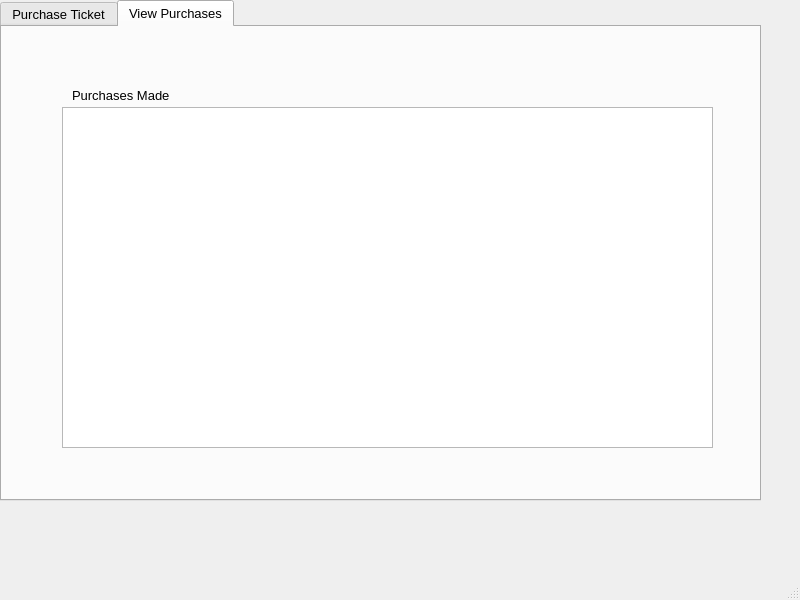
<?xml version="1.0" encoding="UTF-8"?>
<ui version="4.0">
 <class>ticketPurchase</class>
 <widget class="QMainWindow" name="ticketPurchase">
  <property name="geometry">
   <rect>
    <x>0</x>
    <y>0</y>
    <width>800</width>
    <height>600</height>
   </rect>
  </property>
  <property name="font">
   <font>
    <family>Arial</family>
    <pointsize>10</pointsize>
   </font>
  </property>
  <property name="windowTitle">
   <string>Ticket Purchase</string>
  </property>
  <widget class="QWidget" name="centralwidget">
   <widget class="QTabWidget" name="tbMainTab">
    <property name="geometry">
     <rect>
      <x>0</x>
      <y>0</y>
      <width>761</width>
      <height>501</height>
     </rect>
    </property>
    <property name="font">
     <font>
      <weight>50</weight>
      <bold>false</bold>
     </font>
    </property>
    <property name="currentIndex">
     <number>1</number>
    </property>
    <widget class="QWidget" name="tbTicketPurchase">
     <attribute name="title">
      <string>Purchase Ticket</string>
     </attribute>
     <widget class="QLabel" name="lblName">
      <property name="geometry">
       <rect>
        <x>150</x>
        <y>50</y>
        <width>60</width>
        <height>16</height>
       </rect>
      </property>
      <property name="font">
       <font>
        <family>Arial</family>
        <pointsize>10</pointsize>
       </font>
      </property>
      <property name="text">
       <string>Enter Name</string>
      </property>
     </widget>
     <widget class="QLineEdit" name="txtName">
      <property name="geometry">
       <rect>
        <x>220</x>
        <y>50</y>
        <width>113</width>
        <height>21</height>
       </rect>
      </property>
     </widget>
     <widget class="QLabel" name="lblAge">
      <property name="geometry">
       <rect>
        <x>150</x>
        <y>90</y>
        <width>60</width>
        <height>16</height>
       </rect>
      </property>
      <property name="font">
       <font>
        <family>Arial</family>
        <pointsize>10</pointsize>
       </font>
      </property>
      <property name="text">
       <string>Enter Age</string>
      </property>
     </widget>
     <widget class="QLineEdit" name="txtAge">
      <property name="geometry">
       <rect>
        <x>220</x>
        <y>90</y>
        <width>113</width>
        <height>21</height>
       </rect>
      </property>
     </widget>
     <widget class="QLabel" name="lblTicketType">
      <property name="geometry">
       <rect>
        <x>150</x>
        <y>150</y>
        <width>111</width>
        <height>16</height>
       </rect>
      </property>
      <property name="font">
       <font>
        <family>Arial</family>
        <pointsize>10</pointsize>
       </font>
      </property>
      <property name="text">
       <string>Select ticket type</string>
      </property>
     </widget>
     <widget class="QComboBox" name="cmbTicketType">
      <property name="geometry">
       <rect>
        <x>250</x>
        <y>150</y>
        <width>121</width>
        <height>26</height>
       </rect>
      </property>
      <item>
       <property name="text">
        <string>Toplevel</string>
       </property>
      </item>
      <item>
       <property name="text">
        <string>Midlevel</string>
       </property>
      </item>
      <item>
       <property name="text">
        <string>Courtside</string>
       </property>
      </item>
     </widget>
     <widget class="QPushButton" name="btnCalculate">
      <property name="geometry">
       <rect>
        <x>120</x>
        <y>270</y>
        <width>113</width>
        <height>32</height>
       </rect>
      </property>
      <property name="font">
       <font>
        <family>Arial</family>
        <pointsize>10</pointsize>
       </font>
      </property>
      <property name="text">
       <string>Calculate Cost</string>
      </property>
     </widget>
     <widget class="QPushButton" name="btnPurchase">
      <property name="geometry">
       <rect>
        <x>240</x>
        <y>270</y>
        <width>113</width>
        <height>32</height>
       </rect>
      </property>
      <property name="font">
       <font>
        <family>Arial</family>
        <pointsize>10</pointsize>
       </font>
      </property>
      <property name="text">
       <string>Purchase Tickets</string>
      </property>
     </widget>
     <widget class="QPushButton" name="btnClear">
      <property name="geometry">
       <rect>
        <x>360</x>
        <y>270</y>
        <width>113</width>
        <height>32</height>
       </rect>
      </property>
      <property name="font">
       <font>
        <family>Arial</family>
        <pointsize>10</pointsize>
       </font>
      </property>
      <property name="text">
       <string>Clear </string>
      </property>
     </widget>
     <widget class="QPushButton" name="btnExit">
      <property name="geometry">
       <rect>
        <x>480</x>
        <y>270</y>
        <width>113</width>
        <height>32</height>
       </rect>
      </property>
      <property name="font">
       <font>
        <family>Arial</family>
        <pointsize>10</pointsize>
       </font>
      </property>
      <property name="text">
       <string>Exit</string>
      </property>
     </widget>
     <widget class="QLabel" name="lblCost">
      <property name="geometry">
       <rect>
        <x>140</x>
        <y>210</y>
        <width>91</width>
        <height>16</height>
       </rect>
      </property>
      <property name="font">
       <font>
        <family>Arial</family>
        <pointsize>10</pointsize>
       </font>
      </property>
      <property name="text">
       <string>Cost of transaction</string>
      </property>
     </widget>
     <widget class="QLineEdit" name="txtCost">
      <property name="geometry">
       <rect>
        <x>240</x>
        <y>210</y>
        <width>113</width>
        <height>21</height>
       </rect>
      </property>
      <property name="readOnly">
       <bool>true</bool>
      </property>
     </widget>
     <widget class="QGroupBox" name="grpNumberOfTickets">
      <property name="geometry">
       <rect>
        <x>390</x>
        <y>129</y>
        <width>141</width>
        <height>61</height>
       </rect>
      </property>
      <property name="title">
       <string>Select number of tickets</string>
      </property>
      <widget class="QRadioButton" name="rd1">
       <property name="geometry">
        <rect>
         <x>10</x>
         <y>20</y>
         <width>31</width>
         <height>20</height>
        </rect>
       </property>
       <property name="font">
        <font>
         <family>Arial</family>
         <pointsize>10</pointsize>
        </font>
       </property>
       <property name="text">
        <string>1</string>
       </property>
      </widget>
      <widget class="QRadioButton" name="rd2">
       <property name="geometry">
        <rect>
         <x>40</x>
         <y>20</y>
         <width>31</width>
         <height>20</height>
        </rect>
       </property>
       <property name="font">
        <font>
         <family>Arial</family>
         <pointsize>10</pointsize>
        </font>
       </property>
       <property name="text">
        <string>2</string>
       </property>
      </widget>
      <widget class="QRadioButton" name="rd3">
       <property name="geometry">
        <rect>
         <x>80</x>
         <y>20</y>
         <width>31</width>
         <height>20</height>
        </rect>
       </property>
       <property name="font">
        <font>
         <family>Arial</family>
         <pointsize>10</pointsize>
        </font>
       </property>
       <property name="text">
        <string>3</string>
       </property>
      </widget>
     </widget>
    </widget>
    <widget class="QWidget" name="tbView">
     <attribute name="title">
      <string>View Purchases</string>
     </attribute>
     <widget class="QListWidget" name="lstPurchasesMade">
      <property name="geometry">
       <rect>
        <x>60</x>
        <y>80</y>
        <width>651</width>
        <height>341</height>
       </rect>
      </property>
     </widget>
     <widget class="QLabel" name="lblPurchasesMade">
      <property name="geometry">
       <rect>
        <x>70</x>
        <y>60</y>
        <width>161</width>
        <height>16</height>
       </rect>
      </property>
      <property name="font">
       <font>
        <family>Arial</family>
        <pointsize>10</pointsize>
       </font>
      </property>
      <property name="text">
       <string>Purchases Made</string>
      </property>
     </widget>
    </widget>
   </widget>
  </widget>
  <widget class="QMenuBar" name="menubar">
   <property name="geometry">
    <rect>
     <x>0</x>
     <y>0</y>
     <width>800</width>
     <height>18</height>
    </rect>
   </property>
  </widget>
  <widget class="QStatusBar" name="statusbar"/>
 </widget>
 <resources/>
 <connections/>
</ui>
